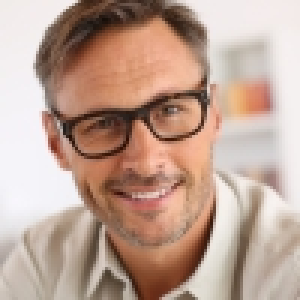
%> input picture foto-2.jpg, 100 x 100 px (shown 3 times larger)
$ octave inputWajah.m   (GNU Octave 9; MATLAB toolbox functions it lacks are replaced by stand-ins)
%> lines starting %> are read from the running program, lines starting %| are printed output that depends on the picture
### trainingWajah.m
function [F]= trainingWajah(im)
im =double(im);
m = mean(mean(im));
s = std(std(im));
F = [m s];

### inputWajah.m
clc;
clear all;
close all;
[Filename, Pathname] = uigetfile('*.jpg', 'File Selector');
%> the answer given: foto-2.jpg
name = strcat (Pathname, Filename);
im=imread(name);
%> im is the input picture: size 100x100x3 uint8; mean R, G, B 190.6, 162.7, 148.5
im=rgb2gray(im);
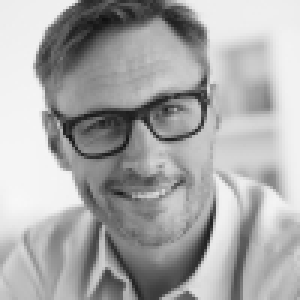
%> im: size 100x100 uint8 (shown 3 times larger); min 15, max 248, mean 169.5
imshow(im);
title('Training Wajah');
c=input('Masukkan ID ');
%> the answer given: 3

F = trainingWajah(im);
%> in trainingWajah, `m = mean(mean(im));`: m = 169.5
%> in trainingWajah, `s = std(std(im));`: s = 12.02
%> in trainingWajah, `F = [m s];`: F = [169.5 12.02]
%> F = [169.5 12.02]
try
    load db;
    F=[F c];
%> F = [169.5 12.02 3]
    db=[db;F];
%> db = [88.33 19.19 3; 133.8 9.62 1; 88.33 19.19 2; 130.8 16.99 9; 116.8 15.62 9; 170.5 19.03 9; 78.82 29.1 9; 100.2 19.49 9; 169.5 12.02 3]
    save db.mat db
catch
   db=[F  c];
   save db.mat db
end
